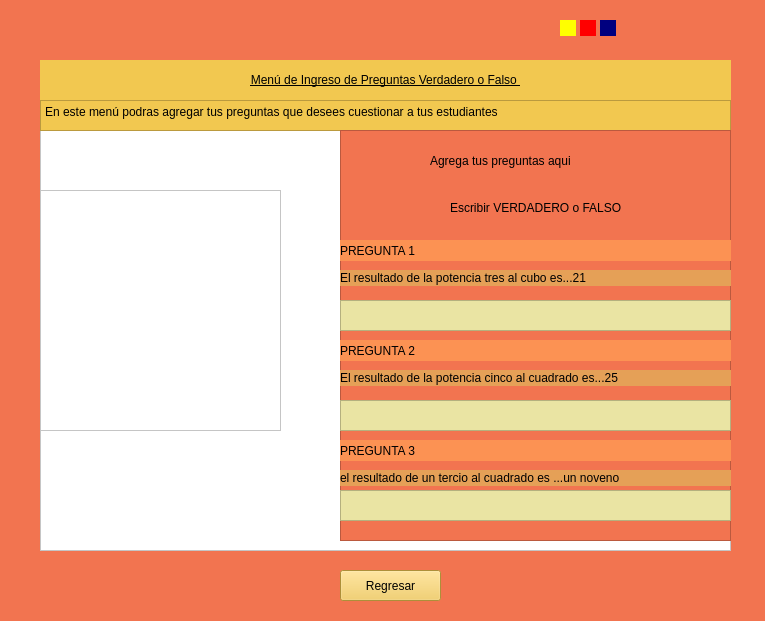
<?xml version="1.0" encoding="UTF-8"?>
<ui version="4.0">
 <class>Form</class>
 <widget class="QWidget" name="Form">
  <property name="geometry">
   <rect>
    <x>0</x>
    <y>0</y>
    <width>765</width>
    <height>621</height>
   </rect>
  </property>
  <property name="windowTitle">
   <string>Form</string>
  </property>
  <property name="styleSheet">
   <string notr="true">
background-color: rgb(242, 116, 80);</string>
  </property>
  <widget class="QFrame" name="frame">
   <property name="geometry">
    <rect>
     <x>40</x>
     <y>60</y>
     <width>691</width>
     <height>491</height>
    </rect>
   </property>
   <property name="styleSheet">
    <string notr="true">background-color: rgb(255, 255, 255);</string>
   </property>
   <property name="frameShape">
    <enum>QFrame::StyledPanel</enum>
   </property>
   <property name="frameShadow">
    <enum>QFrame::Raised</enum>
   </property>
   <widget class="QLabel" name="label">
    <property name="geometry">
     <rect>
      <x>0</x>
      <y>0</y>
      <width>691</width>
      <height>41</height>
     </rect>
    </property>
    <property name="styleSheet">
     <string notr="true">font: 700 12pt &quot;Segoe UI&quot;;
text-decoration: underline;
background-color: rgb(242, 200, 80);</string>
    </property>
    <property name="text">
     <string>&lt;html&gt;&lt;head/&gt;&lt;body&gt;&lt;p align=&quot;center&quot;&gt;Menú de Ingreso de Preguntas Verdadero o Falso &lt;/p&gt;&lt;/body&gt;&lt;/html&gt;</string>
    </property>
   </widget>
   <widget class="QFrame" name="frame_2">
    <property name="geometry">
     <rect>
      <x>0</x>
      <y>130</y>
      <width>241</width>
      <height>241</height>
     </rect>
    </property>
    <property name="styleSheet">
     <string notr="true">border-image: url(:/uno/La incognita.jpg);</string>
    </property>
    <property name="frameShape">
     <enum>QFrame::StyledPanel</enum>
    </property>
    <property name="frameShadow">
     <enum>QFrame::Raised</enum>
    </property>
   </widget>
   <widget class="QTextBrowser" name="textBrowser">
    <property name="geometry">
     <rect>
      <x>0</x>
      <y>40</y>
      <width>691</width>
      <height>31</height>
     </rect>
    </property>
    <property name="styleSheet">
     <string notr="true">background-color: rgb(242, 200, 80);</string>
    </property>
    <property name="html">
     <string>&lt;!DOCTYPE HTML PUBLIC &quot;-//W3C//DTD HTML 4.0//EN&quot; &quot;http://www.w3.org/TR/REC-html40/strict.dtd&quot;&gt;
&lt;html&gt;&lt;head&gt;&lt;meta name=&quot;qrichtext&quot; content=&quot;1&quot; /&gt;&lt;meta charset=&quot;utf-8&quot; /&gt;&lt;style type=&quot;text/css&quot;&gt;
p, li { white-space: pre-wrap; }
hr { height: 1px; border-width: 0; }
li.unchecked::marker { content: &quot;\2610&quot;; }
li.checked::marker { content: &quot;\2612&quot;; }
&lt;/style&gt;&lt;/head&gt;&lt;body style=&quot; font-family:'Segoe UI'; font-size:9pt; font-weight:400; font-style:normal;&quot;&gt;
&lt;p style=&quot; margin-top:0px; margin-bottom:0px; margin-left:0px; margin-right:0px; -qt-block-indent:0; text-indent:0px;&quot;&gt;En este menú podras agregar tus preguntas que desees cuestionar a tus estudiantes&lt;/p&gt;&lt;/body&gt;&lt;/html&gt;</string>
    </property>
   </widget>
   <widget class="QFrame" name="frame_3">
    <property name="geometry">
     <rect>
      <x>300</x>
      <y>70</y>
      <width>391</width>
      <height>411</height>
     </rect>
    </property>
    <property name="styleSheet">
     <string notr="true">background-color: rgb(242, 116, 80);</string>
    </property>
    <property name="frameShape">
     <enum>QFrame::StyledPanel</enum>
    </property>
    <property name="frameShadow">
     <enum>QFrame::Raised</enum>
    </property>
    <widget class="QLabel" name="label_2">
     <property name="geometry">
      <rect>
       <x>90</x>
       <y>20</y>
       <width>291</width>
       <height>21</height>
      </rect>
     </property>
     <property name="styleSheet">
      <string notr="true">font: 700 12pt &quot;Segoe UI&quot;;</string>
     </property>
     <property name="text">
      <string>Agrega tus preguntas aqui</string>
     </property>
    </widget>
    <widget class="QLabel" name="label_3">
     <property name="geometry">
      <rect>
       <x>110</x>
       <y>70</y>
       <width>171</width>
       <height>16</height>
      </rect>
     </property>
     <property name="text">
      <string>Escribir VERDADERO o FALSO</string>
     </property>
    </widget>
    <widget class="QLabel" name="label_4">
     <property name="geometry">
      <rect>
       <x>0</x>
       <y>110</y>
       <width>391</width>
       <height>21</height>
      </rect>
     </property>
     <property name="styleSheet">
      <string notr="true">font: 700 8pt &quot;Segoe UI&quot;;
background-color: rgb(252, 146, 83);</string>
     </property>
     <property name="text">
      <string>PREGUNTA 1</string>
     </property>
    </widget>
    <widget class="QLabel" name="label_5">
     <property name="geometry">
      <rect>
       <x>0</x>
       <y>310</y>
       <width>391</width>
       <height>21</height>
      </rect>
     </property>
     <property name="styleSheet">
      <string notr="true">font: 700 8pt &quot;Segoe UI&quot;;
background-color: rgb(252, 146, 83);</string>
     </property>
     <property name="text">
      <string>PREGUNTA 3</string>
     </property>
    </widget>
    <widget class="QLabel" name="label_6">
     <property name="geometry">
      <rect>
       <x>0</x>
       <y>210</y>
       <width>391</width>
       <height>21</height>
      </rect>
     </property>
     <property name="styleSheet">
      <string notr="true">font: 700 8pt &quot;Segoe UI&quot;;
background-color: rgb(252, 146, 83);</string>
     </property>
     <property name="text">
      <string>PREGUNTA 2</string>
     </property>
    </widget>
    <widget class="QLabel" name="label_7">
     <property name="geometry">
      <rect>
       <x>0</x>
       <y>140</y>
       <width>391</width>
       <height>16</height>
      </rect>
     </property>
     <property name="styleSheet">
      <string notr="true">font: 8pt &quot;Segoe UI&quot;;
background-color: rgb(229, 160, 87);</string>
     </property>
     <property name="text">
      <string>El resultado de la potencia tres al cubo es...21</string>
     </property>
    </widget>
    <widget class="QTextEdit" name="textEdit">
     <property name="geometry">
      <rect>
       <x>0</x>
       <y>170</y>
       <width>391</width>
       <height>31</height>
      </rect>
     </property>
     <property name="styleSheet">
      <string notr="true">
background-color: rgb(234, 228, 163);</string>
     </property>
    </widget>
    <widget class="QTextEdit" name="textEdit_2">
     <property name="geometry">
      <rect>
       <x>0</x>
       <y>270</y>
       <width>391</width>
       <height>31</height>
      </rect>
     </property>
     <property name="styleSheet">
      <string notr="true">
background-color: rgb(234, 228, 163);</string>
     </property>
    </widget>
    <widget class="QTextEdit" name="textEdit_3">
     <property name="geometry">
      <rect>
       <x>0</x>
       <y>360</y>
       <width>391</width>
       <height>31</height>
      </rect>
     </property>
     <property name="styleSheet">
      <string notr="true">
background-color: rgb(234, 228, 163);</string>
     </property>
    </widget>
    <widget class="QLabel" name="label_8">
     <property name="geometry">
      <rect>
       <x>0</x>
       <y>240</y>
       <width>391</width>
       <height>16</height>
      </rect>
     </property>
     <property name="styleSheet">
      <string notr="true">font: 8pt &quot;Segoe UI&quot;;
background-color: rgb(229, 160, 87);</string>
     </property>
     <property name="text">
      <string>El resultado de la potencia cinco al cuadrado es...25</string>
     </property>
    </widget>
    <widget class="QLabel" name="label_9">
     <property name="geometry">
      <rect>
       <x>0</x>
       <y>340</y>
       <width>391</width>
       <height>16</height>
      </rect>
     </property>
     <property name="styleSheet">
      <string notr="true">font: 8pt &quot;Segoe UI&quot;;
background-color: rgb(229, 160, 87);</string>
     </property>
     <property name="text">
      <string>el resultado de un tercio al cuadrado es ...un noveno</string>
     </property>
    </widget>
   </widget>
  </widget>
  <widget class="QWidget" name="widget" native="true">
   <property name="geometry">
    <rect>
     <x>560</x>
     <y>20</y>
     <width>16</width>
     <height>16</height>
    </rect>
   </property>
   <property name="styleSheet">
    <string notr="true">
background-color: rgb(255, 255, 0);</string>
   </property>
  </widget>
  <widget class="QWidget" name="widget_2" native="true">
   <property name="geometry">
    <rect>
     <x>600</x>
     <y>20</y>
     <width>16</width>
     <height>16</height>
    </rect>
   </property>
   <property name="styleSheet">
    <string notr="true">
background-color: rgb(0, 0, 127);</string>
   </property>
  </widget>
  <widget class="QWidget" name="widget_3" native="true">
   <property name="geometry">
    <rect>
     <x>580</x>
     <y>20</y>
     <width>16</width>
     <height>16</height>
    </rect>
   </property>
   <property name="styleSheet">
    <string notr="true">
background-color: rgb(255, 0, 0);</string>
   </property>
  </widget>
  <widget class="QPushButton" name="botonRegresarVF">
   <property name="geometry">
    <rect>
     <x>340</x>
     <y>570</y>
     <width>101</width>
     <height>31</height>
    </rect>
   </property>
   <property name="styleSheet">
    <string notr="true">background-color: rgb(242, 200, 80);
font: 700 9pt &quot;Segoe UI&quot;;</string>
   </property>
   <property name="text">
    <string>Regresar</string>
   </property>
  </widget>
 </widget>
 <resources>
  <include location="imagenes/andres.qrc"/>
 </resources>
 <connections/>
</ui>
